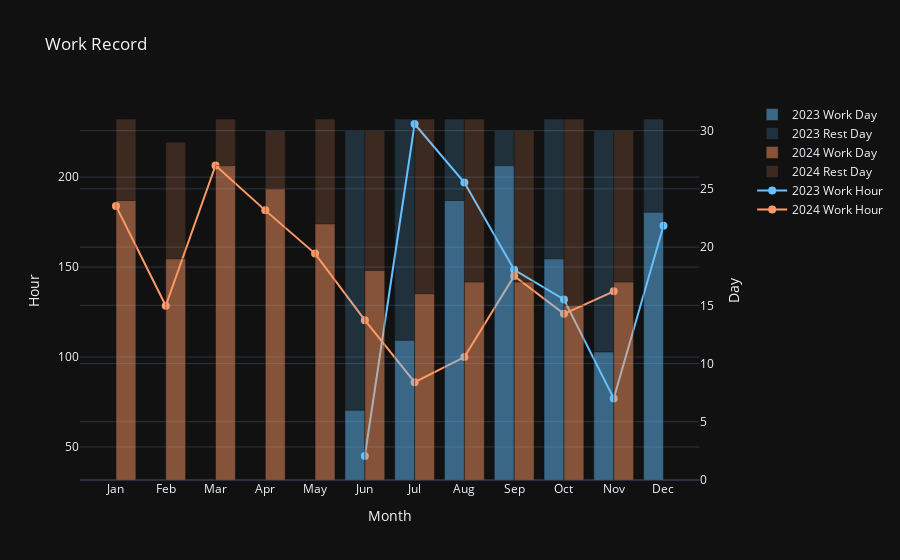

Here is the notebook cell this chart was saved with:
### Markdown cell above
### Income Tracker

### Code cell
import plotly.graph_objs as go
from plotly.subplots import make_subplots

x = ['Jan', 'Feb', 'Mar', 'Apr', 'May', 'Jun',
     'Jul', 'Aug', 'Sep', 'Oct', 'Nov', 'Dec']
day_in_month_2023 = [31, 28, 31, 30, 31, 30, 31, 31, 30, 31, 30, 31]
day_in_month_2024 = [31, 29, 31, 30, 31, 30, 31, 31, 30, 31, 30, 31]

y2023_hour = [None, None, None, None, None,
              45, 229.5, 197, 148.5, 132, 77, 173]
y2024_hour = [184, 128.5, 206.5, 181.5, 157.5,
              120.5, 86, 100, 145, 124, 136.5, None]

y2023_day = [None, None, None, None, None, 6, 12, 24, 27, 19, 11, 23]
y2024_day = [24, 19, 27, 25, 22, 18, 16, 17, 17, 15, 17, None]


def calculate_rest_day(day_in_month, y_day):
    rest_day = []
    for i in range(len(day_in_month)):
        if y_day[i] is None:
            rest_day.append(None)
        else:
            rest_day.append(day_in_month[i] - y_day[i])
    return rest_day


y2023_rest_day = calculate_rest_day(day_in_month_2023, y2023_day)
y2024_rest_day = calculate_rest_day(day_in_month_2024, y2024_day)

fig = make_subplots(specs=[[{"secondary_y": True}]])

fig.add_trace(go.Bar(
    x=x, y=y2023_day, name='2023 Work Day',
    marker_color='rgba(102, 194, 255, 0.7)',
    opacity=0.7,
    offsetgroup=0,
    base=0), secondary_y=True)

fig.add_trace(go.Bar(
    x=x, y=y2023_rest_day, name='2023 Rest Day',
    marker_color='rgba(102, 194, 255, 0.6)',
    opacity=0.3,
    offsetgroup=0,
    base=y2023_day), secondary_y=True)

fig.add_trace(go.Bar(
    x=x, y=y2024_day, name='2024 Work Day',
    marker_color='rgba(255, 153, 102, 0.7)',
    opacity=0.7,
    offsetgroup=1,
    base=0), secondary_y=True)

fig.add_trace(go.Bar(
    x=x, y=y2024_rest_day, name='2024 Rest Day',
    marker_color='rgba(255, 153, 102, 0.6)',
    opacity=0.3,
    offsetgroup=1,
    base=y2024_day), secondary_y=True)

fig.add_trace(go.Scatter(
    x=x, y=y2023_hour, mode='lines+markers',
    name='2023 Work Hour', line=dict(color='rgb(102, 194, 255)', width=2),
    marker=dict(color='rgb(102, 194, 255)', size=8)), secondary_y=False)

fig.add_trace(go.Scatter(
    x=x, y=y2024_hour, mode='lines+markers',
    name='2024 Work Hour', line=dict(color='rgb(255, 153, 102)', width=2),
    marker=dict(color='rgb(255, 153, 102)', size=8)), secondary_y=False)

fig.update_layout(
    title='Work Record',
    xaxis_title='Month',
    yaxis=dict(title='Hour'),
    yaxis2=dict(title='Day'),
    barmode='group',
    template='plotly_dark'
)

fig.update_yaxes(title_text='Hour', secondary_y=False)
fig.update_yaxes(title_text='Day', secondary_y=True)

fig.show()

### Figure 1 — Plotly figure (JSON) as saved in the notebook; plotly's stock layout.template omitted (floating-point values rounded to 4 significant figures)
{"data": [{"base": 0, "marker": {"color": "rgba(102, 194, 255, 0.7)"}, "name": "2023 Work Day", "offsetgroup": "0", "opacity": 0.7, "type": "bar", "x": ["Jan", "Feb", "Mar", "Apr", "May", "Jun", "Jul", "Aug", "Sep", "Oct", "Nov", "Dec"], "xaxis": "x", "y": [null, null, null, null, null, 6, 12, 24, 27, 19, 11, 23], "yaxis": "y2"}, {"base": [null, null, null, null, null, 6, 12, 24, 27, 19, 11, 23], "marker": {"color": "rgba(102, 194, 255, 0.6)"}, "name": "2023 Rest Day", "offsetgroup": "0", "opacity": 0.3, "type": "bar", "x": ["Jan", "Feb", "Mar", "Apr", "May", "Jun", "Jul", "Aug", "Sep", "Oct", "Nov", "Dec"], "xaxis": "x", "y": [null, null, null, null, null, 24, 19, 7, 3, 12, 19, 8], "yaxis": "y2"}, {"base": 0, "marker": {"color": "rgba(255, 153, 102, 0.7)"}, "name": "2024 Work Day", "offsetgroup": "1", "opacity": 0.7, "type": "bar", "x": ["Jan", "Feb", "Mar", "Apr", "May", "Jun", "Jul", "Aug", "Sep", "Oct", "Nov", "Dec"], "xaxis": "x", "y": [24, 19, 27, 25, 22, 18, 16, 17, 17, 15, 17, null], "yaxis": "y2"}, {"base": [24, 19, 27, 25, 22, 18, 16, 17, 17, 15, 17, null], "marker": {"color": "rgba(255, 153, 102, 0.6)"}, "name": "2024 Rest Day", "offsetgroup": "1", "opacity": 0.3, "type": "bar", "x": ["Jan", "Feb", "Mar", "Apr", "May", "Jun", "Jul", "Aug", "Sep", "Oct", "Nov", "Dec"], "xaxis": "x", "y": [7, 10, 4, 5, 9, 12, 15, 14, 13, 16, 13, null], "yaxis": "y2"}, {"line": {"color": "rgb(102, 194, 255)", "width": 2}, "marker": {"color": "rgb(102, 194, 255)", "size": 8}, "mode": "lines+markers", "name": "2023 Work Hour", "type": "scatter", "x": ["Jan", "Feb", "Mar", "Apr", "May", "Jun", "Jul", "Aug", "Sep", "Oct", "Nov", "Dec"], "xaxis": "x", "y": [null, null, null, null, null, 45, 229.5, 197, 148.5, 132, 77, 173], "yaxis": "y"}, {"line": {"color": "rgb(255, 153, 102)", "width": 2}, "marker": {"color": "rgb(255, 153, 102)", "size": 8}, "mode": "lines+markers", "name": "2024 Work Hour", "type": "scatter", "x": ["Jan", "Feb", "Mar", "Apr", "May", "Jun", "Jul", "Aug", "Sep", "Oct", "Nov", "Dec"], "xaxis": "x", "y": [184, 128.5, 206.5, 181.5, 157.5, 120.5, 86, 100, 145, 124, 136.5, null], "yaxis": "y"}], "layout": {"barmode": "group", "title": {"text": "Work Record"}, "xaxis": {"anchor": "y", "domain": [0, 0.94], "title": {"text": "Month"}}, "yaxis": {"anchor": "x", "domain": [0, 1], "title": {"text": "Hour"}}, "yaxis2": {"anchor": "x", "overlaying": "y", "side": "right", "title": {"text": "Day"}}}}
